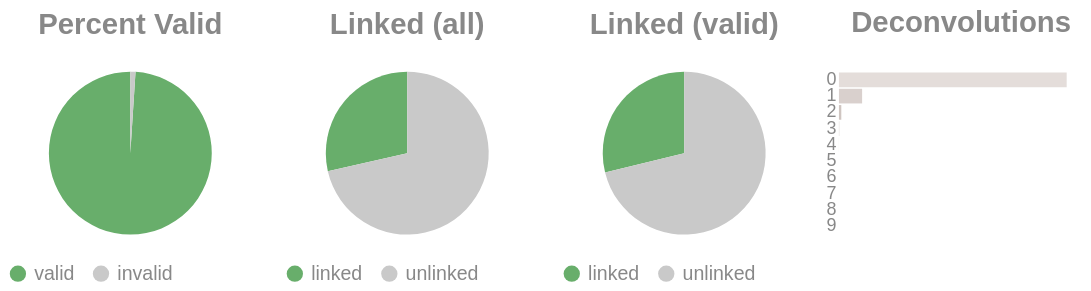

This figure's notebook cell:
### Code cell
if SKIPLR:
    pass
else:
    clash = Counter()
    for i in valids['molecule'].to_list():
        _mol = i.split("-")
        if len(_mol) == 1:
            clash.update('0')
        else:
            clash.update(_mol[-1])

    _d = {"deconvolutions": [], 'count': []}
    for k,v in clash.items():
        _d['deconvolutions'].append(k)
        _d['count'].append(v)

    tot_valid = valids['reads'].sum()
    mask = valids['reads'] >= 2
    n_linked_reads = valids.filter(mask)['reads'].sum()
    if n_linked_reads == 0:
        print_html("No linked molecules (>=2 reads) were detected; skipping linked-only distributions.")
        SKIPLR = True
    else:
        perc_valid = round(tot_valid / n_reads, 4)
        linked_perc_abs = round(n_linked_reads / n_reads, 4)
        linked_perc = round(n_linked_reads / tot_valid, 4)

    _valid = pl.DataFrame({"valids": ['valid', 'invalid'], "count": [tot_valid, n_reads - tot_valid]})
    _linked_abs = pl.DataFrame({"linked (absolute)": ['linked', 'unlinked'], "count": [n_linked_reads, n_reads - n_linked_reads]})
    _linked_rel = pl.DataFrame({"linked (valids)": ['linked', 'unlinked'], "count": [n_linked_reads, tot_valid - n_linked_reads]})

    (
        alt.hconcat(
            piechart(_valid, goodval = 'valid', title = "Percent Valid"),
            piechart(_linked_abs, goodval = "linked", title =  "Linked (all)"),
            piechart(_linked_rel, goodval = "linked", title =  "Linked (valid)"),
            convolutionbar(pl.DataFrame(_d), title = "Deconvolutions"),
            center = True,
            bounds = 'flush'
        )
        .resolve_scale(color='independent')
        .resolve_legend('independent')
        .properties(usermeta={'embedOptions': {"actions": False}})
    ).display()

### Figure 1 — Vega-Lite specification as saved in the notebook (floating-point values rounded to 4 significant figures)
{"width": "container", "height": 400, "config": {"title": {"anchor": "start", "dy": -15, "fontSize": 18, "color": "#888888", "subtitleColor": "#888888", "subtitleFontSize": 14}, "arc": {"fill": "#0072B2"}, "axis": {"domainColor": "#888888", "domainWidth": 0.5, "gridWidth": 0.2, "grid": false, "titleFontWeight": 400, "titleFontSize": 15, "labelFontSize": 11, "labelColor": "#888888", "tickColor": "#888888", "tickWidth": 0.2, "titleColor": "#888888"}, "axisBand": {"grid": false}, "axisX": {"grid": true, "tickSize": 10, "domainCap": "round"}, "axisY": {"domain": false, "grid": true, "tickSize": 0, "domainCap": "round"}, "background": "transparent", "header": {"labelFontSize": 15, "labelColor": "#888888", "titleFontSize": 15, "titleFontWeight": 600, "titleColor": "#888888"}, "legend": {"labelFont": "sans-serif", "labelFontSize": 12, "labelColor": "#888888", "symbolSize": 100, "symbolType": "circle", "titleFontSize": 12, "titlePadding": 10, "titleColor": "#888888", "title": null}, "range": {"category": ["#E69F00", "#56B4E9", "#009E73", "#F0E442", "#0072B2", "#D55E00", "#CC79A7", "#000000"], "diverging": ["#cfe8f3", "#a2d4ec", "#73bfe2", "#46abdb", "#1696d2", "#12719e"]}, "area": {"fill": "#0072B2", "fillOpacity": 0.7, "line": true, "strokeOpacity": 0.7}, "line": {"color": "#0072B2", "stroke": "#0072B2", "strokeWidth": 2}, "trail": {"color": "#0072B2", "stroke": "#0072B2", "strokeWidth": 0, "size": 1}, "point": {"filled": true, "fillOpacity": 1.0, "size": 95}, "text": {"color": "#888888", "fontSize": 11, "align": "right", "fontWeight": 400, "size": 11}, "bar": {"fill": "#0072B2", "stroke": null}, "view": {"stroke": null, "continuousWidth": 660, "continuousHeight": 400}}, "hconcat": [{"data": {"name": "data-1275da94ed40558106407e7850d95821"}, "mark": {"type": "arc"}, "encoding": {"color": {"field": "valids", "legend": {"orient": "bottom", "title": null}, "scale": {"domain": ["valid", "invalid"], "range": ["#68ae6b", "#C9C9C9"]}, "title": "Valids", "type": "nominal"}, "theta": {"field": "count", "type": "quantitative"}, "tooltip": [{"field": "valids", "title": "Valids", "type": "ordinal"}, {"field": "percent", "format": ".2%", "title": "Percent", "type": "quantitative"}, {"field": "count", "title": "Count", "type": "quantitative"}]}, "height": 100, "title": {"text": "Percent Valid", "align": "center", "anchor": "middle"}, "transform": [{"calculate": "datum.count / 4383029", "as": "percent"}], "width": 150}, {"data": {"name": "data-f65f50b1101f00161b9f28ba97d13369"}, "mark": {"type": "arc"}, "encoding": {"color": {"field": "linked (absolute)", "legend": {"orient": "bottom", "title": null}, "scale": {"domain": ["linked", "unlinked"], "range": ["#68ae6b", "#C9C9C9"]}, "title": "Linked (Absolute)", "type": "nominal"}, "theta": {"field": "count", "type": "quantitative"}, "tooltip": [{"field": "linked (absolute)", "title": "Linked (Absolute)", "type": "ordinal"}, {"field": "percent", "format": ".2%", "title": "Percent", "type": "quantitative"}, {"field": "count", "title": "Count", "type": "quantitative"}]}, "height": 100, "title": {"text": "Linked (all)", "align": "center", "anchor": "middle"}, "transform": [{"calculate": "datum.count / 4383029", "as": "percent"}], "width": 150}, {"data": {"name": "data-e64327dafe0f3e87520a2b8f5eff24d3"}, "mark": {"type": "arc"}, "encoding": {"color": {"field": "linked (valids)", "legend": {"orient": "bottom", "title": null}, "scale": {"domain": ["linked", "unlinked"], "range": ["#68ae6b", "#C9C9C9"]}, "title": "Linked (Valids)", "type": "nominal"}, "theta": {"field": "count", "type": "quantitative"}, "tooltip": [{"field": "linked (valids)", "title": "Linked (Valids)", "type": "ordinal"}, {"field": "percent", "format": ".2%", "title": "Percent", "type": "quantitative"}, {"field": "count", "title": "Count", "type": "quantitative"}]}, "height": 100, "title": {"text": "Linked (valid)", "align": "center", "anchor": "middle"}, "transform": [{"calculate": "datum.count / 4338365", "as": "percent"}], "width": 150}, {"data": {"name": "data-4dc1b04300179bbae8ae7718b52fea82"}, "mark": {"type": "bar"}, "encoding": {"color": {"field": "deconvolutions", "legend": null, "scale": {"scheme": "lightgreyred"}, "type": "nominal"}, "tooltip": [{"field": "deconvolutions", "title": "Deconvolutions", "type": "ordinal"}, {"field": "percent", "format": ".2%", "title": "Percent", "type": "quantitative"}, {"field": "count", "title": "Count", "type": "quantitative"}], "x": {"axis": null, "field": "count", "type": "quantitative"}, "y": {"field": "deconvolutions", "sort": "ascending", "title": null, "type": "nominal"}}, "height": 100, "title": {"text": "Deconvolutions", "align": "center", "anchor": "middle"}, "transform": [{"calculate": "datum.count / 3632385", "as": "percent"}], "width": 150}], "bounds": "flush", "center": true, "resolve": {"legend": {"angle": "independent"}, "scale": {"color": "independent"}}, "usermeta": {"embedOptions": {"actions": false}}, "$schema": "https://vega.github.io/schema/vega-lite/v6.4.1.json", "datasets": {"data-1275da94ed40558106407e7850d95821": [{"valids": "valid", "count": 4338365}, {"valids": "invalid", "count": 44664}], "data-f65f50b1101f00161b9f28ba97d13369": [{"linked (absolute)": "linked", "count": 1251195}, {"linked (absolute)": "unlinked", "count": 3131834}], "data-e64327dafe0f3e87520a2b8f5eff24d3": [{"linked (valids)": "linked", "count": 1251195}, {"linked (valids)": "unlinked", "count": 3087170}], "data-4dc1b04300179bbae8ae7718b52fea82": [{"deconvolutions": "0", "count": 3262183}, {"deconvolutions": "1", "count": 332088}, {"deconvolutions": "2", "count": 33904}, {"deconvolutions": "3", "count": 3631}, {"deconvolutions": "4", "count": 483}, {"deconvolutions": "5", "count": 73}, {"deconvolutions": "6", "count": 14}, {"deconvolutions": "7", "count": 5}, {"deconvolutions": "8", "count": 2}, {"deconvolutions": "9", "count": 2}]}}
